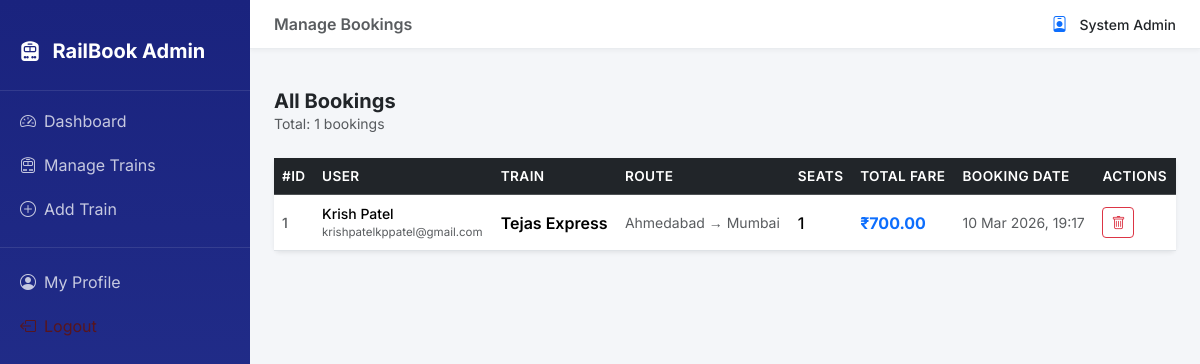
/admin/bookings (signed in), run on the app's committed database.
### models/admin.py (models this page shows, shortened)
class Admin(db.Model):
    __tablename__ = 'admins'
    id            = db.Column(db.Integer, primary_key=True)
    full_name     = db.Column(db.String(100), nullable=False)
    email         = db.Column(db.String(150), unique=True, nullable=False, index=True)
    password_hash = db.Column(db.String(255), nullable=False)
    created_at    = db.Column(db.DateTime, default=datetime.utcnow)

### models/booking.py (models this page shows, shortened)
class Booking(db.Model):
    __tablename__ = 'bookings'
    id           = db.Column(db.Integer, primary_key=True)
    user_id      = db.Column(db.Integer, db.ForeignKey('users.id', ondelete='CASCADE'),
                             nullable=False, index=True)
    train_id     = db.Column(db.Integer, db.ForeignKey('trains.id', ondelete='CASCADE'),
                             nullable=False, index=True)
    seat_count   = db.Column(db.Integer, nullable=False)
    total_fare   = db.Column(db.Numeric(10, 2), nullable=False)
    booking_date = db.Column(db.DateTime, default=datetime.utcnow)

### models/user.py (models this page shows, shortened)
class User(UserMixin, db.Model):
    __tablename__ = 'users'
    id            = db.Column(db.Integer, primary_key=True)
    full_name     = db.Column(db.String(100), nullable=False)
    email         = db.Column(db.String(150), unique=True, nullable=False, index=True)
    phone         = db.Column(db.String(15), nullable=False)
    password_hash = db.Column(db.String(255), nullable=False)
    created_at    = db.Column(db.DateTime, default=datetime.utcnow)
    bookings = db.relationship('Booking', backref='user', lazy=True,
                               cascade='all, delete-orphan')

### models/train.py (models this page shows, shortened)
class Train(db.Model):
    __tablename__ = 'trains'
    id              = db.Column(db.Integer, primary_key=True)
    train_name      = db.Column(db.String(150), nullable=False)
    source          = db.Column(db.String(100), nullable=False, index=True)
    destination     = db.Column(db.String(100), nullable=False, index=True)
    departure_time  = db.Column(db.String(10), nullable=False)   # stored as "HH:MM"
    arrival_time    = db.Column(db.String(10), nullable=False)
    total_seats     = db.Column(db.Integer, nullable=False)
    available_seats = db.Column(db.Integer, nullable=False)
    fare            = db.Column(db.Numeric(10, 2), nullable=False)
    status          = db.Column(db.Enum('active', 'cancelled'), default='active', nullable=False)
    created_at      = db.Column(db.DateTime, default=datetime.utcnow)
    updated_at      = db.Column(db.DateTime, default=datetime.utcnow,
                                onupdate=datetime.utcnow)
    bookings = db.relationship('Booking', backref='train', lazy=True)

### routes/admin.py (the view)
@admin_bp.route('/bookings')
@admin_required
def view_bookings():
    bookings = Booking.query.order_by(Booking.booking_date.desc()).all()
    admin    = get_current_admin()
    return render_template('admin/bookings.html',
                           bookings=bookings,
                           admin=admin)

### routes/admin.py (called while the page is built)
def admin_required(f):
    @wraps(f)
    def decorated(*args, **kwargs):
        if 'admin_id' not in session:
            flash('Please log in as admin to access this page.', 'warning')
            return redirect(url_for('admin_bp.admin_login'))
        return f(*args, **kwargs)
    return decorated

def get_current_admin():
    return Admin.query.get(session.get('admin_id'))

### templates/admin/bookings.html (shortened to what this page needs)
{% extends 'admin/base_admin.html' %}
{% block page_title %}Manage Bookings{% endblock %}
{% block content %}
<div class="d-flex justify-content-between align-items-center mb-4">
    <div>
        <h5 class="fw-bold mb-0">All Bookings</h5>
        <p class="text-muted small mb-0">Total: {{ bookings|length }} bookings</p>
    </div>
</div>
{% if bookings %}
<div class="card border-0 shadow-sm">
    <div class="table-responsive">
        <table class="table table-hover align-middle mb-0">
            <thead class="table-dark">
                <tr>
                    <th>#ID</th>
                    <th>User</th>
                    <th>Train</th>
                    <th>Route</th>
                    <th>Seats</th>
                    <th>Total Fare</th>
                    <th>Booking Date</th>
                    <th>Actions</th>
                </tr>
            </thead>
            <tbody>
                {% for booking in bookings %}
                <tr>
                    <td class="text-muted small fw-medium">{{ booking.id }}</td>
                    <td>
                        <div class="small fw-medium">{{ booking.user.full_name }}</div>
                        <div class="text-muted tiny">{{ booking.user.email }}</div>
                    </td>
                    <td class="fw-semibold">{{ booking.train.train_name }}</td>
                    <td class="small text-muted">
                        {{ booking.train.source }} → {{ booking.train.destination }}
                    </td>
                    <td class="fw-medium">{{ booking.seat_count }}</td>
                    <td class="fw-bold text-primary">₹{{ "%.2f"|format(booking.total_fare) }}</td>
                    <td class="small text-muted">{{ booking.booking_date.strftime('%d %b %Y, %H:%M') }}</td>
                    <td>
                        <form method="POST" action="{{ url_for('admin_bp.delete_booking', booking_id=booking.id) }}"
                            onsubmit="return confirm('Delete booking #{{ booking.id }} for {{ booking.user.full_name }}? This will free up {{ booking.seat_count }} seats.')">
                            <button type="submit" class="btn btn-sm btn-outline-danger" title="Delete Booking">
                                <i class="bi bi-trash"></i>
                            </button>
                        </form>
                    </td>
                </tr>
                {% endfor %}
            </tbody>
        </table>
    </div>
</div>
{% else %}
<div class="text-center py-5">
    <i class="bi bi-ticket-detailed display-1 text-muted opacity-25"></i>
    <h5 class="mt-3 text-muted">No bookings found</h5>
</div>
{% endif %}
{% endblock %}

### templates/admin/base_admin.html (shortened to what this page needs)
<!DOCTYPE html>
<html lang="en">
<head>
    <link rel="stylesheet" href="https://cdn.jsdelivr.net/npm/bootstrap@5.3.2/dist/css/bootstrap.min.css" />
    <link rel="stylesheet" href="https://cdn.jsdelivr.net/npm/bootstrap-icons@1.11.3/font/bootstrap-icons.css" />
    <link rel="stylesheet" href="{{ url_for('static', filename='css/style.css') }}" />
</head>
<body>
    <nav class="admin-sidebar">
        <div class="brand">
            <i class="bi bi-train-front-fill me-2 fs-5"></i>
            <span class="fw-bold fs-5">RailBook Admin</span>
        </div>
        <ul class="nav flex-column mt-2">
            <li class="nav-item">
                <a class="nav-link {% if request.endpoint == 'admin_bp.dashboard' %}active{% endif %}"
                    href="{{ url_for('admin_bp.dashboard') }}">
                    <i class="bi bi-speedometer2 me-2"></i>Dashboard
                </a>
            </li>
            <li class="nav-item">
                <a class="nav-link {% if request.endpoint in ['admin_bp.view_trains', 'admin_bp.add_train', 'admin_bp.edit_train'] %}active{% endif %}"
                    href="{{ url_for('admin_bp.view_trains') }}">
                    <i class="bi bi-train-front me-2"></i>Manage Trains
                </a>
            </li>
            <li class="nav-item">
                <a class="nav-link {% if request.endpoint == 'admin_bp.add_train' %}active{% endif %}"
                    href="{{ url_for('admin_bp.add_train') }}">
                    <i class="bi bi-plus-circle me-2"></i>Add Train
                </a>
            </li>
            <li class="nav-item mt-3" style="border-top: 1px solid rgba(255,255,255,0.1); padding-top: 12px;">
                <a class="nav-link {% if request.endpoint == 'admin_bp.admin_profile' %}active{% endif %}"
                    href="{{ url_for('admin_bp.admin_profile') }}">
                    <i class="bi bi-person-circle me-2"></i>My Profile
                </a>
            </li>
            <li class="nav-item">
                <a class="nav-link text-danger-emphasis" href="{{ url_for('admin_bp.admin_logout') }}">
                    <i class="bi bi-box-arrow-left me-2"></i>Logout
                </a>
            </li>
        </ul>
    </nav>
    <div class="admin-main">
        <div class="admin-topbar d-flex justify-content-between align-items-center">
            <span class="fw-semibold text-muted">
                {% block page_title %}Admin Panel{% endblock %}
            </span>
            <div class="d-flex align-items-center gap-2">
                <i class="bi bi-person-badge text-primary me-1"></i>
                <span class="small fw-medium">{{ session.get('admin_name', 'Admin') }}</span>
            </div>
        </div>
        <div class="px-4 pt-3">
        </div>
        <div class="admin-content">
            {% block content %}{% endblock %}
        </div>
    </div>
</body>
</html>

### static/css/style.css (style rules this page uses)
:root { --primary: #1a237e; --primary-light: #3949ab; --accent: #ff6f00; --accent-hover: #e65100; --success: #2e7d32; --surface: #ffffff; --bg: #f4f6f9; --text: #212529; --muted: #6c757d; --border: #dee2e6; --shadow: 0 2px 16px rgba(0, 0, 0, 0.08); --radius: 12px; --radius-sm: 8px; --font: 'Inter', sans-serif; }
*, *::before, *::after { box-sizing: border-box; }
body { font-family: var(--font); background: var(--bg); color: var(--text); min-height: 100vh; display: flex; flex-direction: column; }
h1, h2, h3, h4, h5, h6 { font-weight: 600; }
.tiny { font-size: 0.72rem; }
.table th { font-weight: 600; font-size: 0.85rem; text-transform: uppercase; letter-spacing: 0.03em; }
.table tbody tr { transition: background 0.15s; }

### templates/admin/base_admin.html (style rules this page uses)
body { font-family: 'Inter', sans-serif; background: #f4f6f9; }
.admin-sidebar { min-height: 100vh; width: 250px; background: linear-gradient(180deg, #1a237e 0%, #283593 100%); position: fixed; top: 0; left: 0; z-index: 1000; padding-top: 20px; transition: transform 0.3s; }
.admin-sidebar .brand { color: #fff; padding: 16px 20px 24px; border-bottom: 1px solid rgba(255, 255, 255, 0.1); }
.admin-sidebar .nav-link { color: rgba(255, 255, 255, 0.75); padding: 10px 20px; border-radius: 0 8px 8px 0; margin-right: 12px; transition: all 0.2s; }
.admin-sidebar .nav-link i { width: 22px; }
.admin-main { margin-left: 250px; min-height: 100vh; }
.admin-topbar { background: #fff; border-bottom: 1px solid #e9ecef; padding: 12px 24px; box-shadow: 0 2px 4px rgba(0, 0, 0, 0.04); }
.admin-content { padding: 24px; }

### data on the page
Admin: get "System Admin"
Booking: id "1", user.full_name "Krish Patel", user.email "krishpatelkppatel@gmail.com", train.train_name "Tejas Express", train.source "Ahmedabad", train.destination "Mumbai", seat_count "1", total_fare "700.00", booking_date "10 Mar 2026, 19:17"

### other printed values
{{ bookings|length }} "1"
